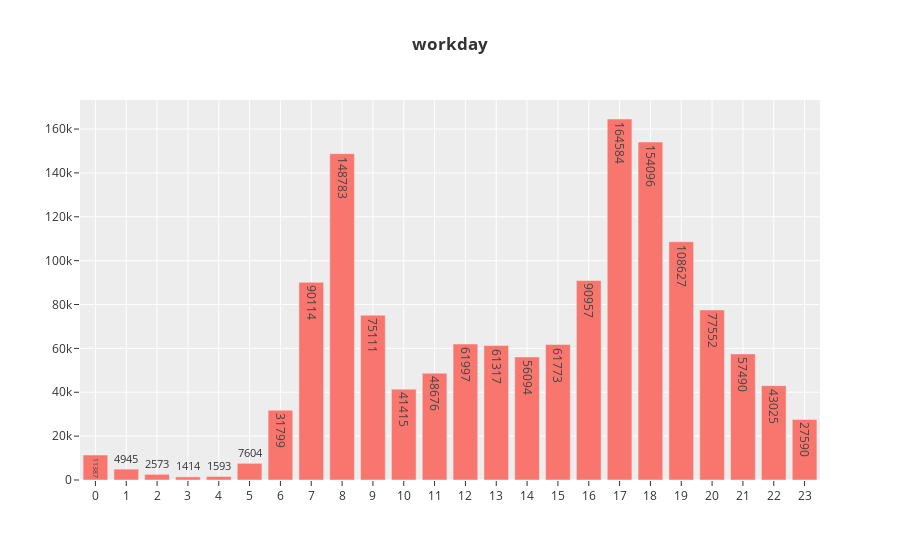
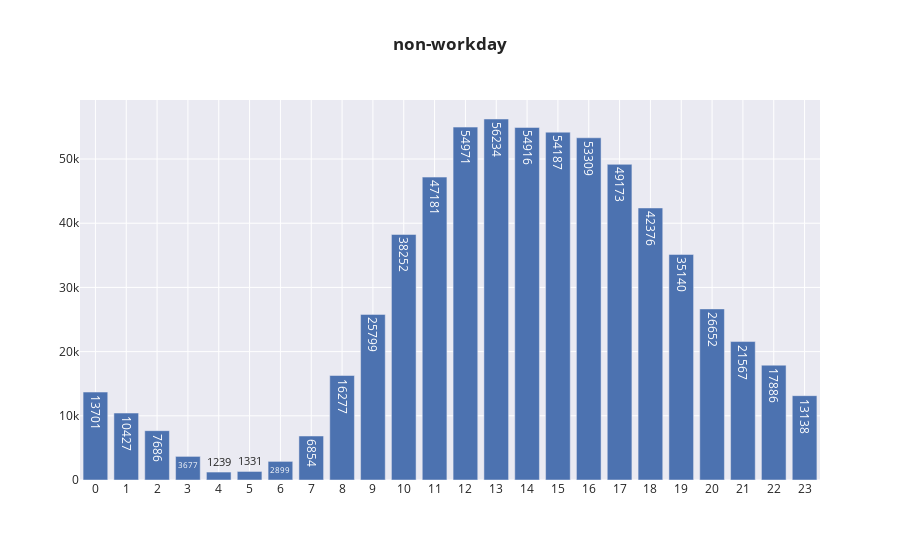

The code cell stored with these charts, in order, in its notebook:
### Code cell
import plotly.graph_objects as go
fig = go.Figure()
fig.add_trace(
    go.Bar( x=df_temp_workday['hour'], y=df_temp_workday['count'], text=df_temp_workday['count'], textposition='auto', texttemplate='%{text:.0f}' )
)
fig.update_layout({ 
        "title": { "text": "<b>workday</b>" },    
        "xaxis": { "showticklabels":True, "dtick": "1" },
        "template":'ggplot2'            
})
fig.show()

fig = go.Figure()
fig.add_trace(
    go.Bar( x=df_temp_nonworkday['hour'], y=df_temp_nonworkday['count'], text=df_temp_nonworkday['count'], textposition='auto', texttemplate='%{text:.0f}' )
)
fig.update_layout({
        "title": { "text": "<b>non-workday</b>" },
        "xaxis": { "showticklabels":True, "dtick": "1" },
        "template":'seaborn'            
})
fig.show()

### Figure 1 — Plotly figure (JSON) as saved in the notebook; plotly's stock layout.template omitted (floating-point values rounded to 4 significant figures)
{"data": [{"text": ["11387.0", "4945.0", "2573.0", "1414.0", "1593.0", "7604.0", "31799.0", "90114.0", "148783.0", "75111.0", "41415.0", "48676.0", "61997.0", "61317.0", "56094.0", "61773.0", "90957.0", "164584.0", "154096.0", "108627.0", "77552.0", "57490.0", "43025.0", "27590.0"], "textposition": "auto", "texttemplate": "%{text:.0f}", "type": "bar", "x": [0, 1, 2, 3, 4, 5, 6, 7, 8, 9, 10, 11, 12, 13, 14, 15, 16, 17, 18, 19, 20, 21, 22, 23], "y": [11387, 4945, 2573, 1414, 1593, 7604, 31799, 90114, 148783, 75111, 41415, 48676, 61997, 61317, 56094, 61773, 90957, 164584, 154096, 108627, 77552, 57490, 43025, 27590]}], "layout": {"title": {"text": "<b>workday</b>"}, "xaxis": {"dtick": "1", "showticklabels": true}}}

### Figure 2 — Plotly figure (JSON) as saved in the notebook; plotly's stock layout.template omitted (floating-point values rounded to 4 significant figures)
{"data": [{"text": ["13701.0", "10427.0", "7686.0", "3677.0", "1239.0", "1331.0", "2899.0", "6854.0", "16277.0", "25799.0", "38252.0", "47181.0", "54971.0", "56234.0", "54916.0", "54187.0", "53309.0", "49173.0", "42376.0", "35140.0", "26652.0", "21567.0", "17886.0", "13138.0"], "textposition": "auto", "texttemplate": "%{text:.0f}", "type": "bar", "x": [0, 1, 2, 3, 4, 5, 6, 7, 8, 9, 10, 11, 12, 13, 14, 15, 16, 17, 18, 19, 20, 21, 22, 23], "y": [13701, 10427, 7686, 3677, 1239, 1331, 2899, 6854, 16277, 25799, 38252, 47181, 54971, 56234, 54916, 54187, 53309, 49173, 42376, 35140, 26652, 21567, 17886, 13138]}], "layout": {"title": {"text": "<b>non-workday</b>"}, "xaxis": {"dtick": "1", "showticklabels": true}}}
